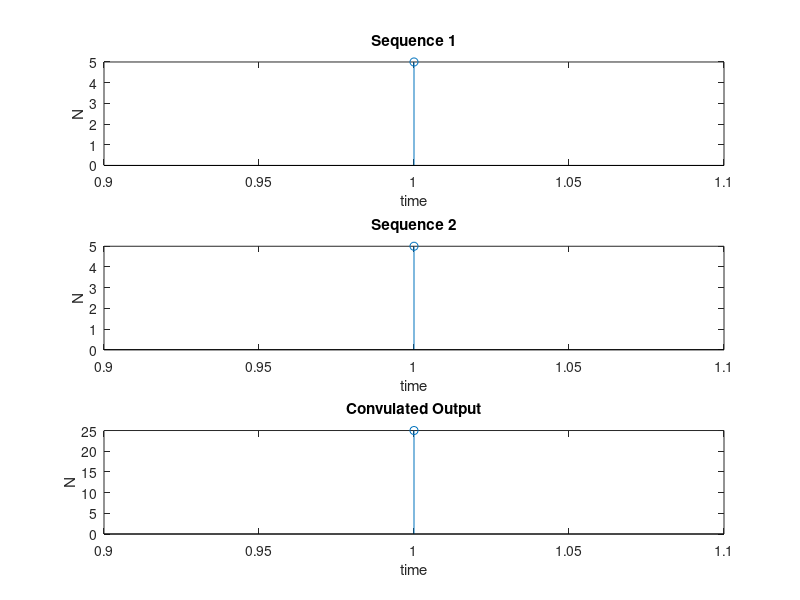

MATLAB code for this plot:
clc;
close all;
clear all;
pkg load signal;
pkg load control;
# To obtain Linear Convulation of two finite length sequences

x = input('Enter Sequence 1: ');
y = input('Enter Sequence 2: ');
lx = length(x);
ly = length(y);
t = 1: lx + ly -1;
xt = 1: lx;
yt = 1: ly;
a = conv(x, y);


at = zeros(1, lx+ly-1);
for i = 1:(lx+ly-1)
  at(i) = 0;
  for k = 1:min(lx, ly)
    if ((i - k) >= 1) && ((i - k) < min(lx, ly))
      at(i) = at(i) + x(k).*y(i-k+1); 
    endif;
  endfor;
endfor;


subplot(3, 1, 1);
stem(xt, x);
xlabel("time");
ylabel("N");
title("Sequence 1");

subplot(3, 1, 2);
stem(yt, y);
xlabel("time");
ylabel("N");
title("Sequence 2");

subplot(3, 1, 3);
stem(t, a);
xlabel("time");
ylabel("N");
title("Convulated Output");